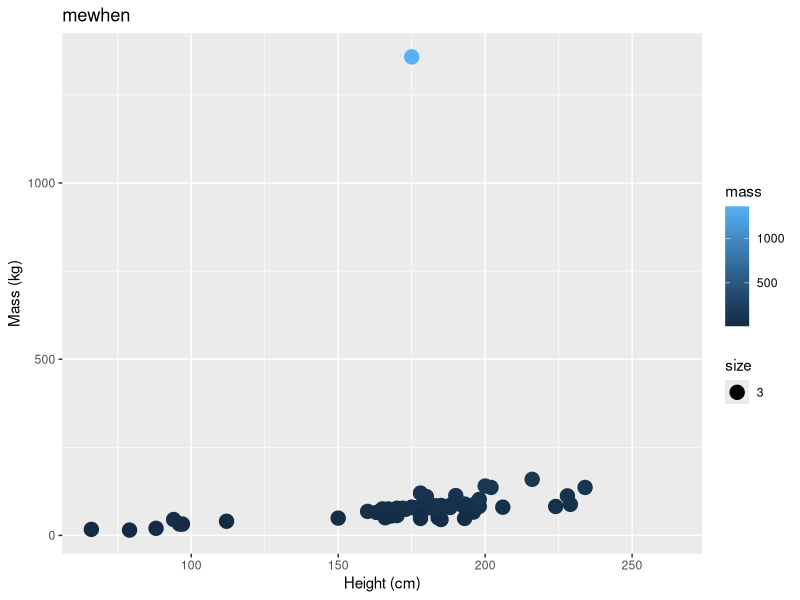
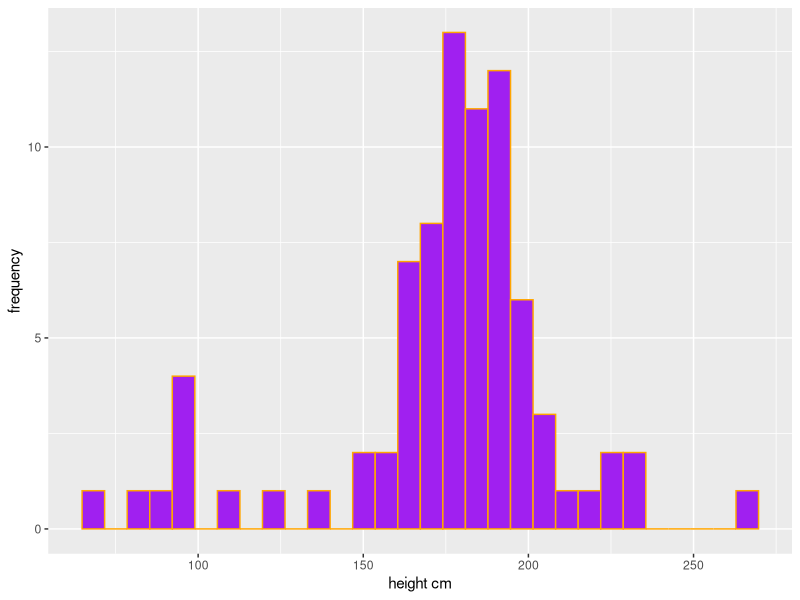

R code for these plots, in order:
## ---- chunk 1
# were gonna filter out all the warnings and shit from the quarto render
#| warning: false
#| message: false

# load libraries
library(tidyverse)
library(ggplot2)

## ---- chunk 2
#summry stats
head(starwars, n = 10)
tail(starwars)
dim(starwars)
dplyr::starwars
## ---- chunk 3
# turning off warnings and code output
#| echo: false

# ploting
ggplot(data = starwars, aes(x = height, y = mass, color = mass, size = 3)) + geom_point() + labs(x = "Height (cm)", y = "Mass (kg)", title = "mewhen")
## ---- chunk 4
#| fig-cap: "figure caption here"
#| fig-alt: "alt caption"
# alt captions are an accessability feature
ggplot(data = starwars, aes(x = height)) + geom_histogram(fill = "purple", color = "orange") + labs(x = "height cm", y = "frequency")
## ---- chunk 5
# getting the mean of starwars height
# but this one should fetch an NA
# this is because there's NA's in the dataset
mean(starwars$height)
# instead we....
# we added round to round output
sw_height_mean <- round(x = mean(starwars$height, na.rm = TRUE), digits = 3)

